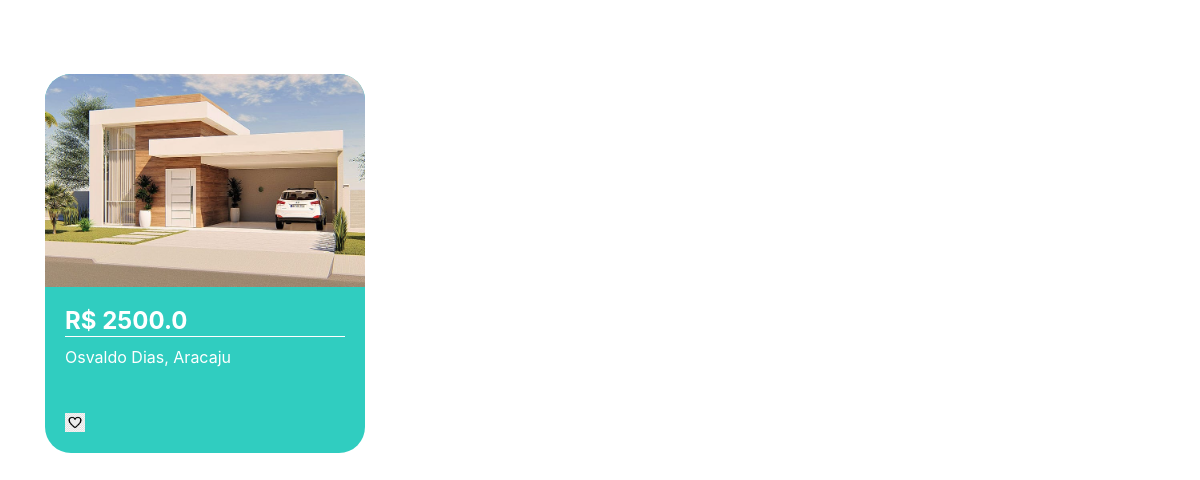
Page / (signed in) on the earlier database version.
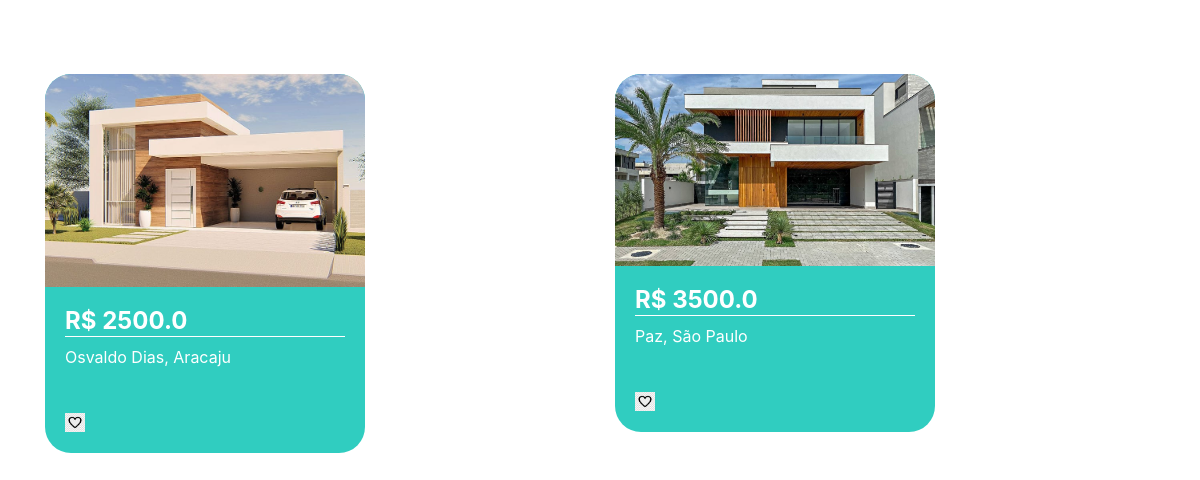
Same page on the later database version.
### plataforma/models.py (models this page shows, shortened)
class Imovel(models.Model):
    choices = (('V', 'Venda'),
                ('A', 'Aluguel'))
    choices_imovel = (('A', 'Apartamento'),
                        ('C', 'Casa'))
    imagens = models.ManyToManyField(Imagem)
    valor = models.FloatField()
    quartos = models.IntegerField()
    tamanho = models.FloatField()
    cidade = models.ForeignKey(Cidade, on_delete=models.DO_NOTHING)
    rua = models.CharField(max_length=50)
    tipo = models.CharField(max_length=1, choices=choices)
    tipo_imovel = models.CharField(max_length=1, choices=choices_imovel)
    numero = models.IntegerField()
    bairro = models.TextField()
    contato = models.CharField("telefone", max_length = 100)
    class Meta:
        verbose_name = "Imóvel"
        verbose_name_plural = "Imóveis"

class Imagem(models.Model):
    img = models.ImageField(upload_to='img', blank=True)

class Cidade(models.Model):
    nome = models.CharField("nome", max_length=30)
    def __str__(self) -> str:
        return self.nome

### plataforma/views.py (the view)
# urls.py: path('', views.home, name="home"),
@login_required(login_url='/auth/logar/') #permite que apenas usuarios logados acessem a plataforma
def home(request):
    imoveis = Imovel.objects.all()
    return render(request, 'home.html', {'imoveis': imoveis})

### plataforma/templates/home.html
{% extends 'base.html' %}
{% load static %}
{% block 'head' %}
<link rel="stylesheet" href="{% static 'plataforma/css/home.css' %}">
{% endblock  %}
{% block 'body' %}
<div class="container">
    <br>
    <div class="row">
        {% for imovel in imoveis %}
        <div class="col-md cont">
            <div class="card_imovel">
                <img class="img_capa_imovel" src="{{imovel.imagens.all.0.img.url}}">
                <div class="informacoes_imoveis">
                    <a class="a_none" href=""><h4 class="valor">R$ {{imovel.valor}}</h4></a>
                    <p>{{imovel.rua}}, {{imovel.cidade}}</p>
                    <br>
                    <img width="7%" src="{% static 'plataforma/img/heart.png' %}">
                </div>
            </div>
        </div>
        {% endfor %}
    </div>
</div>
{% endblock %}

### templates/base.html (shortened to what this page needs)
{% load static %}
<!doctype html>
<html lang="pt-BR">
    <head>
        {% block 'head' %}{% endblock %}
        <link rel="stylesheet" href="https://cdn.jsdelivr.net/npm/bootstrap@4.6.1/dist/css/bootstrap.min.css">
    </head>
    <body>
        {% block 'body' %}{% endblock %}
    </body>
</html>

### templates/static/plataforma/css/home.css (style rules this page uses)
.card_imovel { background-color: #30cdc0; width: 20rem; margin-top: 50px; border-radius: 26px; }
.img_capa_imovel { width: 100%; border-top-left-radius: 26px; border-top-right-radius: 26px; }
.informacoes_imoveis { padding: 20px; color: white; }
.valor { font-weight: bold; border-bottom: 1px solid white; }
.a_none { color: white; }

Differences in the rows shown:
added Imovel: imagens.all.0.img (picture), valor "3500.0", rua "Paz", cidade "São Paulo"
